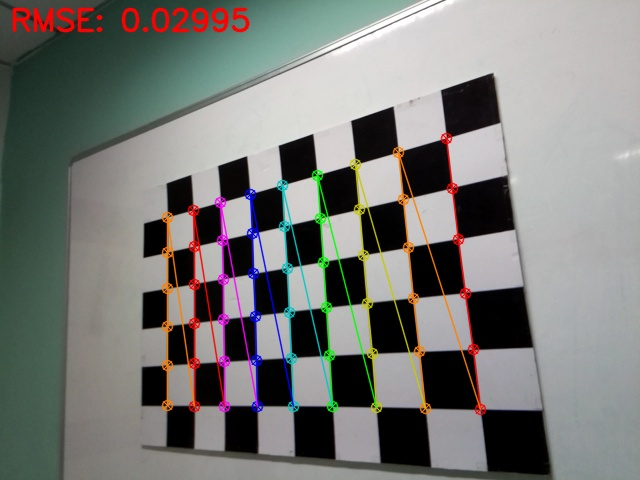
#> input picture CircleGrid/sample_image/corner_detected_image/image_11.jpg, 640 x 480 px; its folder holds 3 pictures in this run
$ python mono_calib_CircleGrid.py
#> lines starting #> are read from the running program, lines starting #| are printed output that depends on the picture
#> the answer given: sample_image/corner_detected_image
import cv2
import numpy as np
import os
import glob
from datetime import datetime
from tkinter import Tk, filedialog
import json

# initファイルを読み込む関数
def read_init_file(file_path):
#> called with file_path = './init_calib.txt'
    params = {}
    with open(file_path, 'r') as file:
#> (reads CircleGrid/init_calib.txt from the repository)
        for line in file:
            # 空行またはコメント行をスキップ
            if line.strip() == '' or line.strip().startswith('#'):
                continue

            # コロンでキーとバリューを分割
            try:
                key, value = line.split(':', 1)  # 1回だけ分割
                params[key.strip()] = value.strip()
            except ValueError:
                # コロンが含まれていない行はスキップ
                continue

    return params

# GUIでフォルダを選択
Tk().withdraw()  # Tkinterのウィンドウを隠す
folder_path = filedialog.askdirectory(title="Select the folder containing chessboard images")

# init.txtファイルのパスを指定
init_file_path = os.path.join('./', 'init_calib.txt')

# init.txtファイルからパラメータを読み込む
params = read_init_file(init_file_path)
chessboard_size = tuple(map(int, params['chessboard_size'].split(',')))
square_size = float(params['square_size'])
flag_init_cam_param = params['flag_init_cam_param']
init_fx_guess = float(params['init_fx_guess'])
init_fy_guess = float(params['init_fy_guess'])
init_cx_guess = float(params['init_cx_guess'])
init_cy_guess = float(params['init_cy_guess'])
# 初期カメラ行列の設定（例: 既知の値や以前のキャリブレーションからの推定値）
init_camera_matrix = np.array([[init_fx_guess, 0, init_cx_guess],
                         [0, init_fy_guess, init_cy_guess],
                         [0, 0, 1]], dtype=np.float64)

# チェスボードのコーナー座標を保存するリスト
obj_points = []
img_points = []

# チェスボードの物理的な座標
objp = np.zeros((np.prod(chessboard_size), 3), np.float32)
objp[:, :2] = np.mgrid[0:chessboard_size[0], 0:chessboard_size[1]].T.reshape(-1, 2)
objp *= square_size  # 実際のサイズにスケール

# 画像ファイルのリストを取得
images = glob.glob(os.path.join(folder_path, '*.jpg')) + glob.glob(os.path.join(folder_path, '*.png'))

# corner_detected_imageフォルダの作成
corner_detected_folder = os.path.join(folder_path, 'corner_detected_image')
os.makedirs(corner_detected_folder, exist_ok=True)

# カメラキャリブレーションko-
detected_results = []

for fname in images:
    img = cv2.imread(fname)
#> img is the input picture: shape (480, 640, 3); mean B, G, R 118.8, 122, 121.2
    gray = cv2.cvtColor(img, cv2.COLOR_BGR2GRAY)
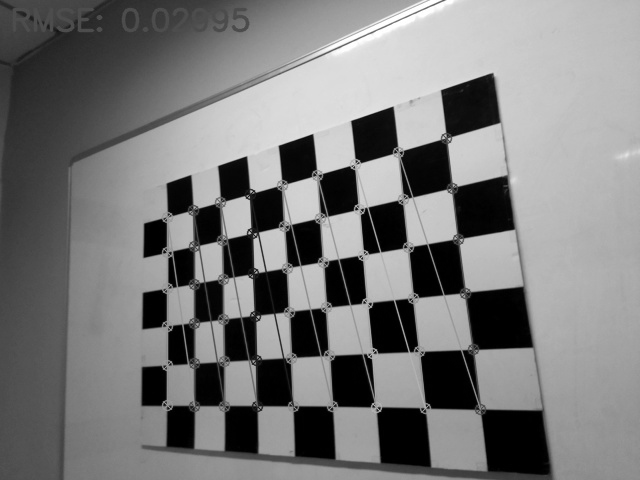
#> gray: shape (480, 640); min 0, max 255, mean 121.4

    # 非対称円形グリッドの角を検出
    ret, corners = cv2.findCirclesGrid(gray, chessboard_size, None, cv2.CALIB_CB_SYMMETRIC_GRID)
#> ret = False; corners = [[314, 433.3], [351.1, 381.2], [389.9, 327.3]]

    if ret:
        # サブピクセル精度でコーナーを調整
        criteria = (cv2.TERM_CRITERIA_EPS + cv2.TERM_CRITERIA_MAX_ITER, 30, 0.001)
        corners_refined = cv2.cornerSubPix(gray, corners, (11, 11), (-1, -1), criteria)

        obj_points.append(objp)
        img_points.append(corners_refined)

        detected_results.append((os.path.basename(fname), True))
    else:
        detected_results.append((os.path.basename(fname), False))
#> pass 2 of the loop `for fname in images:`:
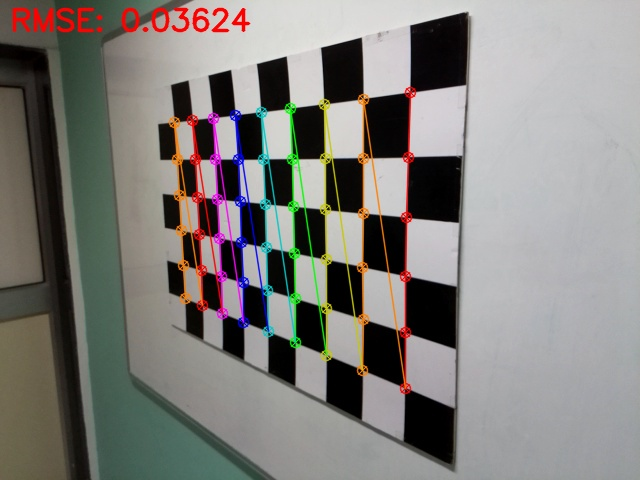
#> input picture CircleGrid/sample_image/corner_detected_image/image_14.jpg, 640 x 480 px
#> img is the input picture: shape (480, 640, 3); mean B, G, R 123.1, 126.7, 129.1
#> `gray = cv2.cvtColor(img, cv2.COLOR_BGR2GRAY)`:
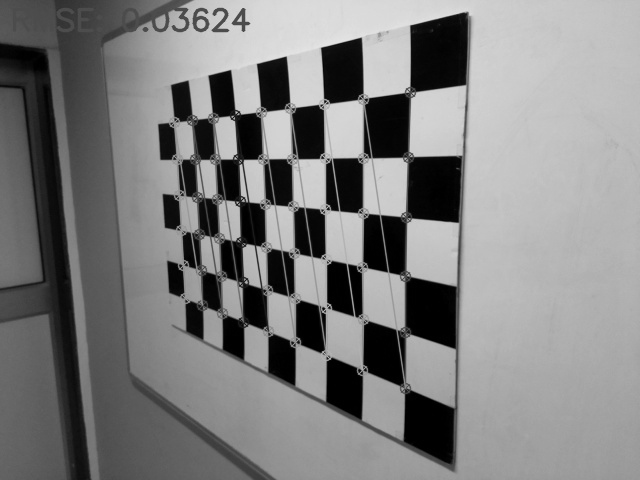
#> gray: shape (480, 640); min 0, max 232, mean 127
#> pass 3 of the loop `for fname in images:`:
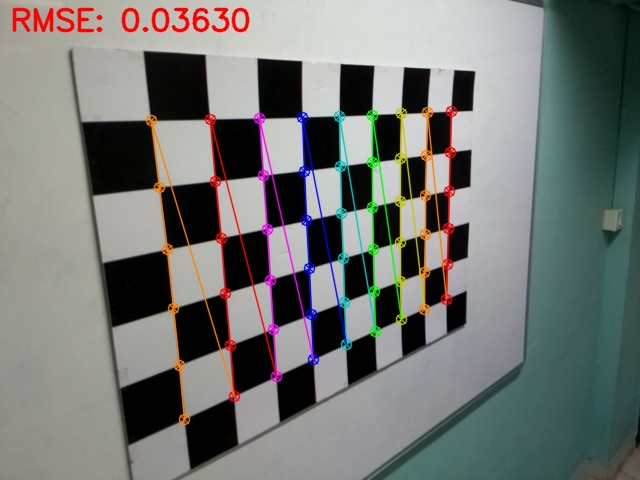
#> input picture CircleGrid/sample_image/corner_detected_image/image_18.jpg, 640 x 480 px
#> img is the input picture: shape (480, 640, 3); mean B, G, R 116.3, 118.9, 116.7
#> `gray = cv2.cvtColor(img, cv2.COLOR_BGR2GRAY)`:
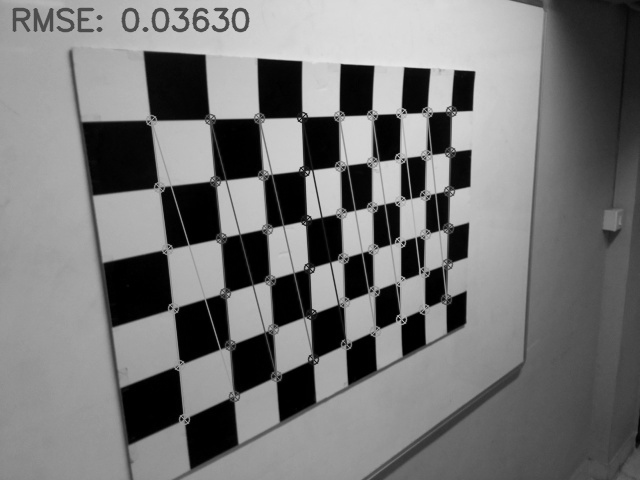
#> gray: shape (480, 640); min 0, max 230, mean 118

# キャリブレーション
if flag_init_cam_param:
#> (the run stopped early here; a loop or call above may not have finished)
